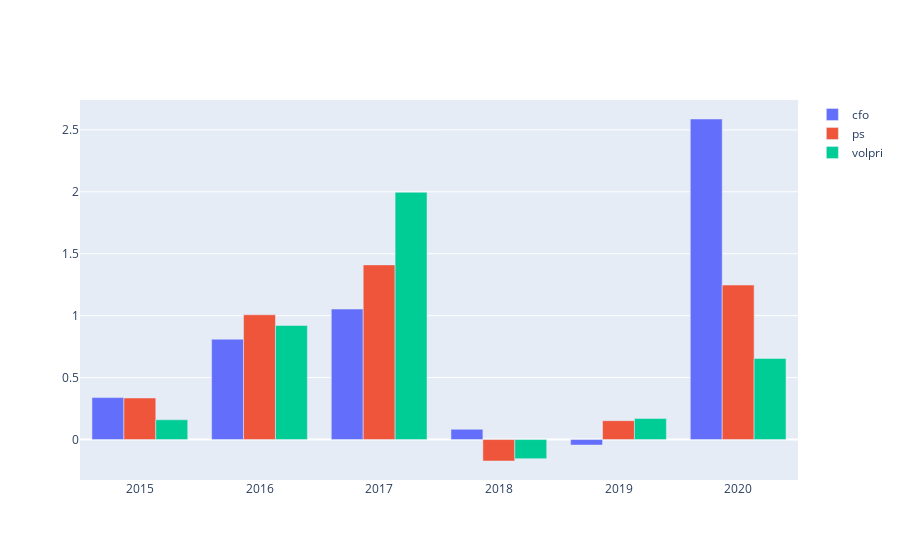

The notebook cell saved with this chart:
### Code cell
df2.reset_index(inplace=True)
fig = go.Figure(data=[
#     go.Bar(x=df2['year'].tolist(), y=df2['average_return'],
#                             name='average_return'),
#     go.Bar(x=df2['year'].tolist(), y=df2['multi'],
#                             name='multi'),
    go.Bar(x=df2['year'].tolist(), y=df2['cfo'],
                            name='cfo'),
    go.Bar(x=df2['year'].tolist(), y=df2['ps'],
                            name='ps'),
    go.Bar(x=df2['year'].tolist(), y=df2['volpri'],
                            name='volpri')
])
# Change the bar mode
fig.update_layout(barmode='group')
fig.show()

### Figure 1 — Plotly figure (JSON) as saved in the notebook; plotly's stock layout.template omitted (floating-point values rounded to 4 significant figures)
{"data": [{"name": "cfo", "type": "bar", "x": ["2015", "2016", "2017", "2018", "2019", "2020"], "y": [0.3386, 0.8098, 1.053, 0.08295, -0.04444, 2.588]}, {"name": "ps", "type": "bar", "x": ["2015", "2016", "2017", "2018", "2019", "2020"], "y": [0.3355, 1.007, 1.41, -0.1732, 0.1524, 1.247]}, {"name": "volpri", "type": "bar", "x": ["2015", "2016", "2017", "2018", "2019", "2020"], "y": [0.1594, 0.9208, 1.996, -0.1542, 0.1696, 0.6549]}], "layout": {"barmode": "group"}}
